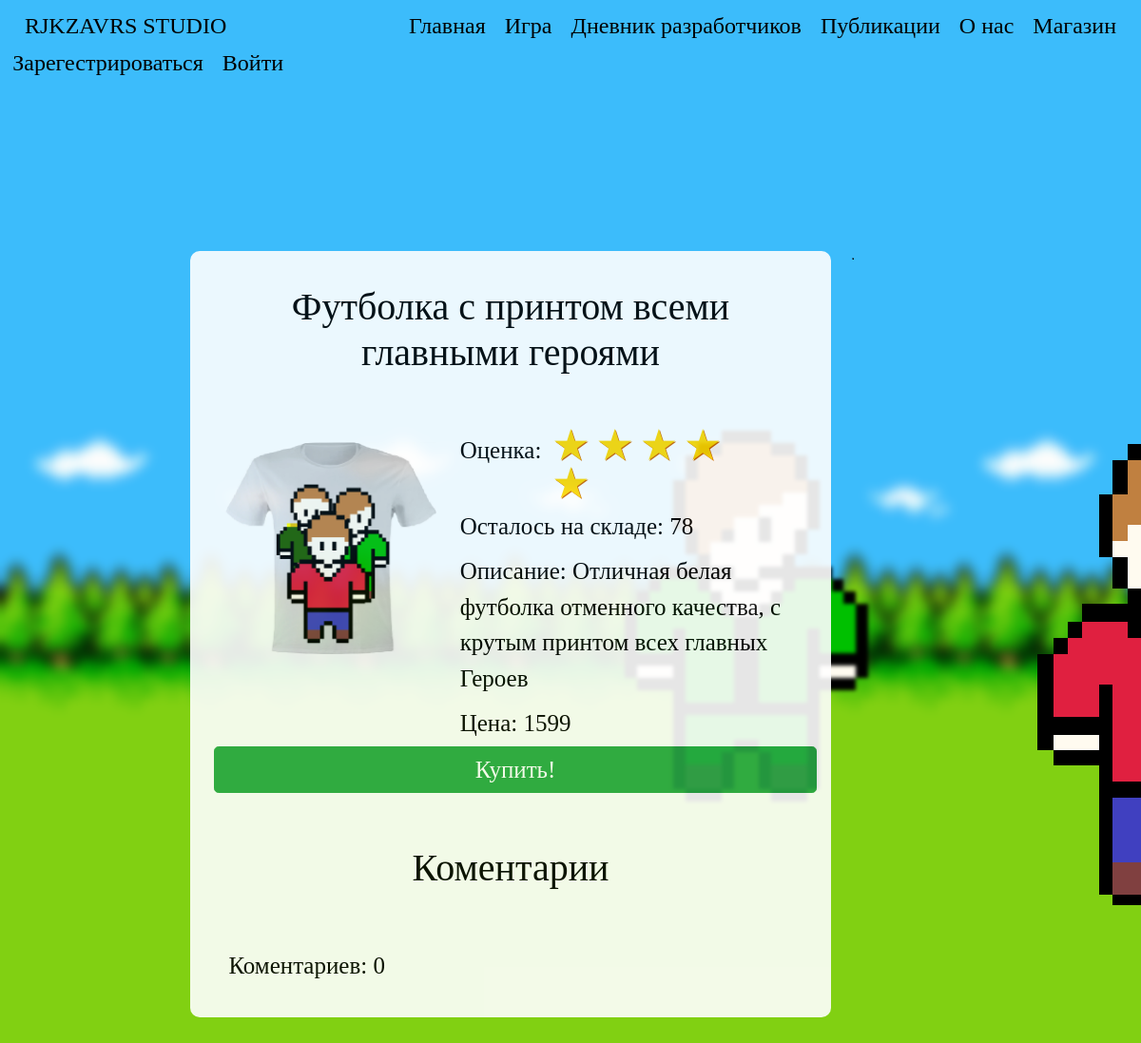
Screenshot of /shop/1/ with the database file from the repository.
### data/products.py (models this page shows)
class Products(SqlAlchemyBase, SerializerMixin):
    __tablename__ = 'products'
    id = sqlalchemy.Column(sqlalchemy.Integer, primary_key=True, autoincrement=True)
    header = sqlalchemy.Column(sqlalchemy.String, nullable=True)
    description = sqlalchemy.Column(sqlalchemy.String, nullable=True)
    image = sqlalchemy.Column(sqlalchemy.String, nullable=True)
    created_date = sqlalchemy.Column(sqlalchemy.DateTime)
    quantity_in_stock = sqlalchemy.Column(sqlalchemy.Integer, nullable=True, default=0)
    price = sqlalchemy.Column(sqlalchemy.Integer, nullable=True, default=1000)
    comments = orm.relation('Comments')

### run.py (the view)
@app.route("/shop/<int:id>/", methods=['GET', 'POST'])
def shop_item(id):
    status = 0
    if current_user.is_authenticated:
        status = current_user.status + 1
    session = db_session.create_session()
    item = session.query(Products).get(id)
    session.close()
    if item:
        form = CommentsForm()
        if form.submit.data:
            if current_user.is_authenticated:
                session = db_session.create_session()
                user = session.query(User).get(current_user.id)
                products = session.query(Products).get(id)
                comment = Comments()
                comment.text = form.text.data
                comment.created_date = datetime.datetime.now()
                form.text.data = ""
                user.comments.append(comment)
                session.merge(user)
                products.comments.append(comment)
                session.merge(products)
                session.commit()
                session = db_session.create_session()
                comments = session.query(Comments).filter(Comments.product_id == id).order_by(
                    Comments.created_date.desc()).all()
                templ = render_template("/shop_item.html", item=item, status=status, user=current_user,
                                        style=url_for('static', filename='css/style.css'), form=form, comments=comments,
                                        count_commentaries=len(comments), base_href=f"shop/{id}/",
                                        bgimg=get_image_profile(current_user))
                session.close()
                return templ
        else:
            comments = session.query(Comments).filter(Comments.product_id == id).order_by(
                Comments.created_date.desc()).all()
            templ = render_template("/shop_item.html", item=item, status=status, user=current_user,
                                    style=url_for('static', filename='css/style.css'), form=form, comments=comments,
                                    count_commentaries=len(comments), base_href=f"shop/{id}/",
                                    bgimg=get_image_profile(current_user))
            session.close()
            return templ
    return redirect('/shop')

### data/db_session.py (called while the page is built)
def create_session() -> Session:
    global __factory
    return __factory()

### run.py (called while the page is built)
def get_image_profile(user):
    bg_img = 1
    if user.is_authenticated:
        bg_img = user.background_image_id + 1
    return url_for('static', filename=f'img/background_img_{bg_img}.png')

### templates/shop_item.html
{% extends "base.html" %}
{% block content %}
<div class="title">
    <h1 class="title-text">{{ item.header }}</h1>
</div>
<div class="item-header">
    <div class="item-chet-block-img">
        <img src="{{ item.image }}" width="100%">
    </div>
    <div class="item-right-item-header">
        <div class="score-align">
            <div>
                <p class="diary-text">Оценка:</p>
            </div>
            <div class="rating-result">
                {% if 5 >= 1 %}<span class="active"></span>{% else %}<span></span>{% endif %}
                {% if 5 >= 2 %}<span class="active"></span>{% else %}<span></span>{% endif %}
                {% if 5 >= 3 %}<span class="active"></span>{% else %}<span></span>{% endif %}
                {% if 5 >= 4 %}<span class="active"></span>{% else %}<span></span>{% endif %}
                {% if 5 >= 5 %}<span class="active"></span>{% else %}<span></span>{% endif %}
            </div>
        </div>
        <div>
            <p class="diary-text">
                Осталось на складе: {{ item.quantity_in_stock }}
            </p>
        </div>
        <div>
            <p class="diary-text">
                Описание: {{ item.description }}
            </p>
        </div>
        <div>
            <p class="diary-text">
                Цена: {{ item.price }}
            </p>
        </div>
    </div>
</div>
<div align="center">
    <a href="/pre-order/" class="btn btn-success btn-lg btn-block diary-text-white">Купить!</a>
</div>
{% include "comments.html" %}
{% endblock %}

### static/css/style.css (style rules this page uses)
p { text-decoration: none; }
a { text-decoration: none; }
.title-text { font-family: 'Comfortaa', cursive; font-weight: 100; font-style: inherit; color: #000; position: relative; padding: 5px 5px; margin: 0 5px; }
.diary-text { font-size: 25px; font-family: 'Comfortaa', cursive; font-weight: 100; font-style: inherit; color: #000; position: relative; padding: 5px 5px; margin: 0 5px; }
.diary-text-white { font-size: 25px; font-family: 'Comfortaa', cursive; font-weight: 100; font-style: inherit; color: #fff; position: relative; padding: 5px 5px; margin: 0 5px; }
div.title { display: block; text-align: center; margin-bottom: 50px; }
.rating-result { margin: 0 auto; }
.rating-result span { padding: 0; font-size: 40px; line-height: 1; color: lightgrey; text-shadow: 1px 1px #bbb; }
.rating-result > span:before { content: '★'; }
.rating-result > span.active { color: gold; text-shadow: 1px 1px #c60; }
.item-chet-block-img { width: 40%; padding: 15px; }
.item-right-item-header { width: 60%; }
.item-header { display: flex; }
div.score-align { display: flex; width: 300px; }

### rows the page displays
Products: header "Футболка с принтом всеми главными героями", image (picture), quantity_in_stock "78", description "Отличная белая футболка отменного качества, с крутым принтом всех главных Героев", price "1599"

### other values shown
{{ count_commentaries }} "0"
